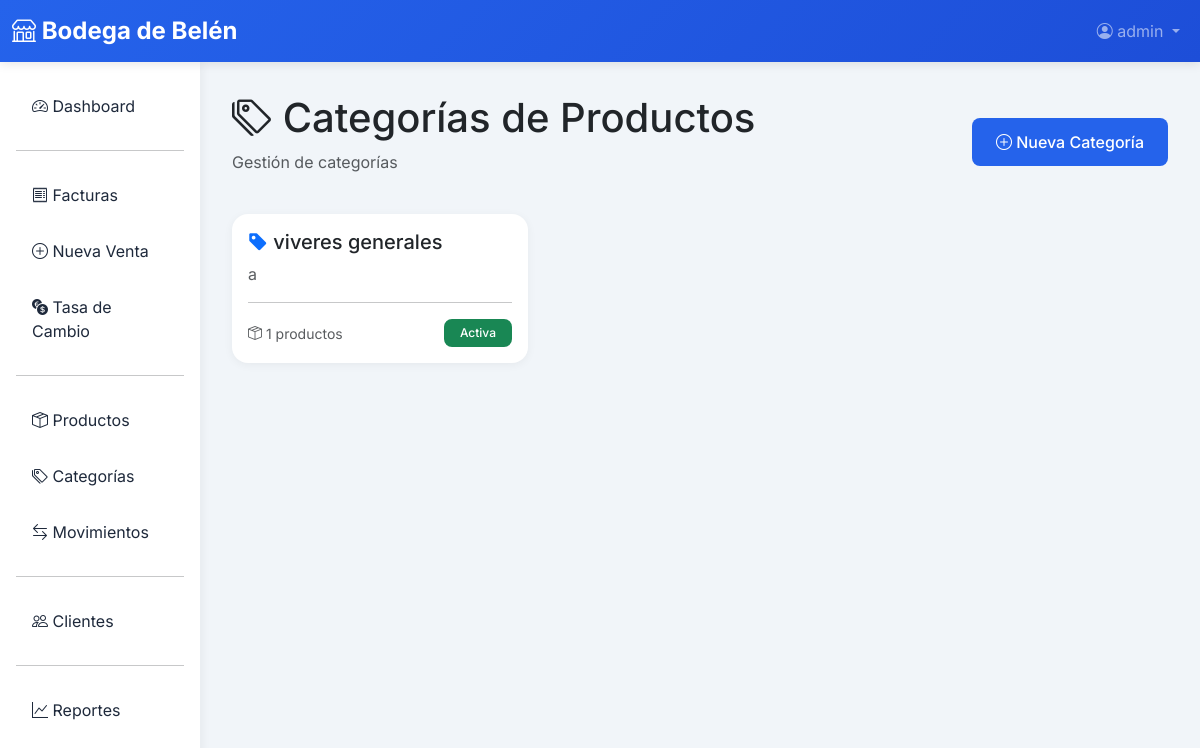
The app's page /inventario/categorias/ with its own data.
### inventario/models.py (models this page shows, shortened)
class Categoria(models.Model):
    nombre = models.CharField(max_length=100, unique=True)
    descripcion = models.TextField(blank=True)
    activo = models.BooleanField(default=True)
    created_at = models.DateTimeField(auto_now_add=True)
    updated_at = models.DateTimeField(auto_now=True)
    class Meta:
        verbose_name = 'Categoría'
        verbose_name_plural = 'Categorías'
        ordering = ['nombre']

### inventario/views.py (the view)
# urls.py: path('categorias/', views.categoria_list, name='categoria_list'),
@login_required
def categoria_list(request):
    categorias = Categoria.objects.filter(activo=True)
    return render(request, 'inventario/categoria_list.html', {'categorias': categorias})

### templates/inventario/categoria_list.html (shortened to what this page needs)
{% extends 'base.html' %}
{% block content %}
<div class="mb-4">
    <div class="d-flex justify-content-between align-items-center">
        <div>
            <h1 class="mb-2"><i class="bi bi-tags"></i> Categorías de Productos</h1>
            <p class="text-muted">Gestión de categorías</p>
        </div>
        <a href="{% url 'inventario:categoria_create' %}" class="btn btn-primary">
            <i class="bi bi-plus-circle"></i> Nueva Categoría
        </a>
    </div>
</div>
<div class="row">
    {% for categoria in categorias %}
    <div class="col-md-4 mb-3">
        <div class="card h-100">
            <div class="card-body">
                <h5 class="card-title">
                    <i class="bi bi-tag-fill text-primary"></i> {{ categoria.nombre }}
                </h5>
                {% if categoria.descripcion %}
                <p class="card-text text-muted">{{ categoria.descripcion }}</p>
                {% else %}
                <p class="card-text text-muted">Sin descripción</p>
                {% endif %}
                <hr>
                <div class="d-flex justify-content-between align-items-center">
                    <small class="text-muted">
                        <i class="bi bi-box-seam"></i> {{ categoria.productos.count }} productos
                    </small>
                    <span class="badge bg-success">Activa</span>
                </div>
            </div>
        </div>
    </div>
    {% endfor %}
</div>
{% endblock %}

### templates/base.html (shortened to what this page needs)
<!DOCTYPE html>
<html lang="es">
<head>
    <link href="https://cdn.jsdelivr.net/npm/bootstrap@5.3.0/dist/css/bootstrap.min.css" rel="stylesheet">
    <link rel="stylesheet" href="https://cdn.jsdelivr.net/npm/bootstrap-icons@1.11.0/font/bootstrap-icons.css">
</head>
<body>
    <nav class="navbar navbar-expand-lg navbar-dark">
        <div class="container-fluid">
            <a class="navbar-brand" href="{% url 'ventas:dashboard' %}">
                <i class="bi bi-shop"></i> Bodega de Belén
            </a>
            <div class="collapse navbar-collapse" id="navbarNav">
                <ul class="navbar-nav ms-auto">
                    {% if user.is_authenticated %}
                    <li class="nav-item dropdown">
                        <a class="nav-link dropdown-toggle" href="#" id="userDropdown" role="button" data-bs-toggle="dropdown">
                            <i class="bi bi-person-circle"></i> {{ user.username }}
                        </a>
                    </li>
                    {% else %}
                    <li class="nav-item">
                        <a class="nav-link" href="{% url 'login' %}">Iniciar Sesión</a>
                    </li>
                    {% endif %}
                </ul>
            </div>
        </div>
    </nav>
    <div class="container-fluid">
        <div class="row">
            {% if user.is_authenticated %}
            <div class="col-md-3 col-lg-2 px-0 sidebar">
                <div class="p-3">
                    <nav class="nav flex-column">
                        <a class="nav-link" href="{% url 'ventas:dashboard' %}">
                            <i class="bi bi-speedometer2"></i> Dashboard
                        </a>
                        <hr>
                        <a class="nav-link" href="{% url 'ventas:factura_list' %}">
                            <i class="bi bi-receipt"></i> Facturas
                        </a>
                        <a class="nav-link" href="{% url 'ventas:factura_create' %}">
                            <i class="bi bi-plus-circle"></i> Nueva Venta
                        </a>
                        <a class="nav-link" href="{% url 'ventas:tasa_cambio_list' %}">
                            <i class="bi bi-currency-exchange"></i> Tasa de Cambio
                        </a>
                        <hr>
                        <a class="nav-link" href="{% url 'inventario:producto_list' %}">
                            <i class="bi bi-box-seam"></i> Productos
                        </a>
                        <a class="nav-link" href="{% url 'inventario:categoria_list' %}">
                            <i class="bi bi-tags"></i> Categorías
                        </a>
                        <a class="nav-link" href="{% url 'inventario:movimiento_list' %}">
                            <i class="bi bi-arrow-left-right"></i> Movimientos
                        </a>
                        <hr>
                        <a class="nav-link" href="{% url 'clientes:cliente_list' %}">
                            <i class="bi bi-people"></i> Clientes
                        </a>
                        <hr>
                        <a class="nav-link" href="{% url 'ventas:reportes' %}">
                            <i class="bi bi-graph-up"></i> Reportes
                        </a>
                    </nav>
                </div>
            </div>
            {% endif %}
            <div class="col-md-9 col-lg-10 content-area">
                {% block content %}{% endblock %}
            </div>
        </div>
    </div>
</body>
</html>

### templates/base.html (style rules this page uses)
:root { --primary-color: #2563eb; --secondary-color: #64748b; --success-color: #10b981; --danger-color: #ef4444; --warning-color: #f59e0b; --dark-color: #1e293b; --light-color: #f8fafc; }
body { font-family: 'Inter', sans-serif; background-color: #f1f5f9; }
.navbar { background: linear-gradient(135deg, var(--primary-color) 0%, #1d4ed8 100%); box-shadow: 0 2px 10px rgba(0,0,0,0.1); }
.navbar-brand { font-weight: 700; font-size: 1.5rem; }
.sidebar { min-height: calc(100vh - 56px); background: white; box-shadow: 2px 0 10px rgba(0,0,0,0.05); }
.sidebar .nav-link { color: var(--dark-color); padding: 0.75rem 1rem; border-radius: 0.5rem; margin: 0.25rem 0; transition: all 0.3s ease; }
.card { border: none; border-radius: 1rem; box-shadow: 0 2px 10px rgba(0,0,0,0.05); transition: transform 0.3s ease, box-shadow 0.3s ease; }
.btn-primary { background: var(--primary-color); border: none; border-radius: 0.5rem; padding: 0.75rem 1.5rem; font-weight: 500; transition: all 0.3s ease; }
.badge { padding: 0.5rem 1rem; border-radius: 0.5rem; font-weight: 500; }
.content-area { padding: 2rem; }

### records on screen
Categoria: nombre "viveres generales", descripcion "a", productos.count "1"

### other values on screen
{{ user.username }} "admin"
